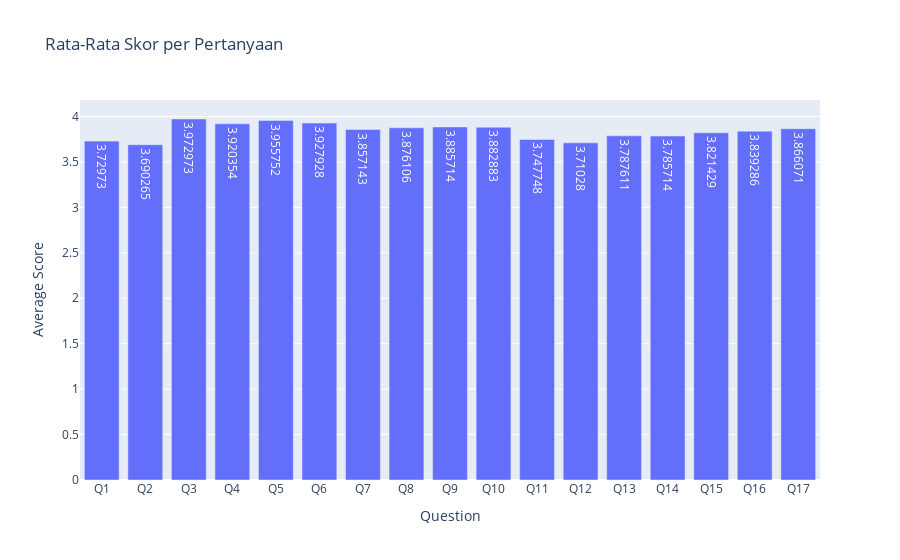

This figure's notebook cell:
### Markdown cell above
## 4. Bar Chart

### Code cell
import pandas as pd
import plotly.express as px

# Set opsi global agar tidak muncul warning
pd.set_option('future.no_silent_downcasting', True)

# Baca data dari Excel
df = pd.read_excel("data_kuesioner.xlsx")

# Mapping nilai ke angka
mapping = {"SS": 5, "S": 4, "CS": 3, "TS": 2, "STS": 1}

# Drop kolom Partisipan lalu replace nilai
df_num = df.drop(columns=["Partisipan"]).replace(mapping)

# Pastikan semuanya numeric (memaksa konversi)
df_num = df_num.apply(pd.to_numeric, errors="coerce")

# Hitung rata-rata per pertanyaan
avg = df_num.mean().reset_index()
avg.columns = ["Question", "Average Score"]

# Plot bar chart
fig = px.bar(
    avg,
    x="Question",
    y="Average Score",
    text_auto=True,
    title="Rata-Rata Skor per Pertanyaan"
)

fig.show()

### Figure 1 — Plotly figure (JSON) as saved in the notebook; plotly's stock layout.template omitted (floating-point values rounded to 4 significant figures)
{"data": [{"hovertemplate": "Question=%{x}<br>Average Score=%{y}<extra></extra>", "legendgroup": "", "marker": {"color": "#636efa", "pattern": {"shape": ""}}, "name": "", "orientation": "v", "showlegend": false, "textposition": "auto", "texttemplate": "%{y}", "type": "bar", "x": ["Q1", "Q2", "Q3", "Q4", "Q5", "Q6", "Q7", "Q8", "Q9", "Q10", "Q11", "Q12", "Q13", "Q14", "Q15", "Q16", "Q17"], "xaxis": "x", "y": [3.73, 3.69, 3.973, 3.92, 3.956, 3.928, 3.857, 3.876, 3.886, 3.883, 3.748, 3.71, 3.788, 3.786, 3.821, 3.839, 3.866], "yaxis": "y"}], "layout": {"barmode": "relative", "legend": {"tracegroupgap": 0}, "title": {"text": "Rata-Rata Skor per Pertanyaan"}, "xaxis": {"anchor": "y", "domain": [0, 1], "title": {"text": "Question"}}, "yaxis": {"anchor": "x", "domain": [0, 1], "title": {"text": "Average Score"}}}}
